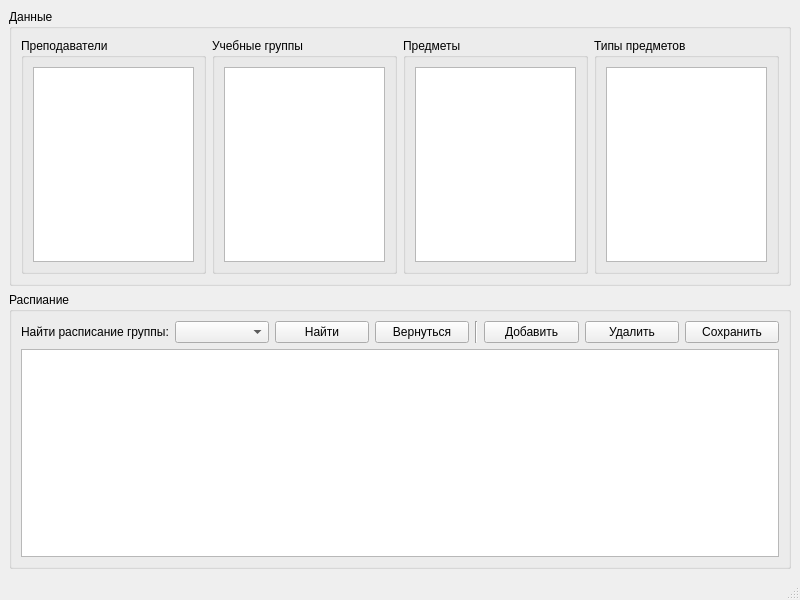
<?xml version="1.0" encoding="UTF-8"?>
<ui version="4.0">
 <class>MainWindow</class>
 <widget class="QMainWindow" name="MainWindow">
  <property name="geometry">
   <rect>
    <x>0</x>
    <y>0</y>
    <width>800</width>
    <height>600</height>
   </rect>
  </property>
  <property name="windowTitle">
   <string>Менеджер расписания</string>
  </property>
  <widget class="QWidget" name="centralwidget">
   <layout class="QGridLayout" name="gridLayout_6">
    <item row="1" column="0">
     <widget class="QGroupBox" name="scheduleGroupBox">
      <property name="title">
       <string>Распиание</string>
      </property>
      <layout class="QGridLayout" name="gridLayout_2">
       <item row="0" column="7">
        <widget class="QPushButton" name="savePushButton">
         <property name="text">
          <string>Сохранить</string>
         </property>
        </widget>
       </item>
       <item row="0" column="4">
        <widget class="Line" name="line">
         <property name="orientation">
          <enum>Qt::Vertical</enum>
         </property>
        </widget>
       </item>
       <item row="0" column="1">
        <widget class="QComboBox" name="entityComboBox"/>
       </item>
       <item row="0" column="2">
        <widget class="QPushButton" name="findPushButton">
         <property name="text">
          <string>Найти</string>
         </property>
        </widget>
       </item>
       <item row="0" column="0">
        <widget class="QLabel" name="findLabel">
         <property name="text">
          <string>Найти расписание группы:</string>
         </property>
        </widget>
       </item>
       <item row="0" column="6">
        <widget class="QPushButton" name="delNotePushButton">
         <property name="text">
          <string>Удалить</string>
         </property>
        </widget>
       </item>
       <item row="0" column="5">
        <widget class="QPushButton" name="addNotePushButton">
         <property name="text">
          <string>Добавить</string>
         </property>
        </widget>
       </item>
       <item row="1" column="0" colspan="8">
        <widget class="QTableView" name="scheduleTableView"/>
       </item>
       <item row="0" column="3">
        <widget class="QPushButton" name="goBackPushButton">
         <property name="text">
          <string>Вернуться</string>
         </property>
        </widget>
       </item>
      </layout>
     </widget>
    </item>
    <item row="0" column="0">
     <widget class="QGroupBox" name="data">
      <property name="title">
       <string>Данные</string>
      </property>
      <layout class="QGridLayout" name="gridLayout">
       <item row="0" column="0">
        <widget class="QGroupBox" name="professorsGroupBox">
         <property name="title">
          <string>Преподаватели</string>
         </property>
         <layout class="QGridLayout" name="gridLayout_3">
          <item row="0" column="0">
           <widget class="QTableView" name="professorsTableView"/>
          </item>
         </layout>
        </widget>
       </item>
       <item row="0" column="1">
        <widget class="QGroupBox" name="studyGroupsGroupBox">
         <property name="title">
          <string>Учебные группы</string>
         </property>
         <layout class="QGridLayout" name="gridLayout_4">
          <item row="0" column="0">
           <widget class="QTableView" name="studyGroupsTableView"/>
          </item>
         </layout>
        </widget>
       </item>
       <item row="0" column="2">
        <widget class="QGroupBox" name="subjectsGroupBox">
         <property name="title">
          <string>Предметы</string>
         </property>
         <layout class="QGridLayout" name="gridLayout_5">
          <item row="0" column="0">
           <widget class="QTableView" name="subjectsTableView"/>
          </item>
         </layout>
        </widget>
       </item>
       <item row="0" column="3">
        <widget class="QGroupBox" name="subjectTypesGroupBox">
         <property name="title">
          <string>Типы предметов</string>
         </property>
         <layout class="QGridLayout" name="gridLayout_7">
          <item row="0" column="0">
           <widget class="QTableView" name="subjectTypesTableView"/>
          </item>
         </layout>
        </widget>
       </item>
      </layout>
     </widget>
    </item>
   </layout>
  </widget>
  <widget class="QMenuBar" name="menubar">
   <property name="geometry">
    <rect>
     <x>0</x>
     <y>0</y>
     <width>800</width>
     <height>21</height>
    </rect>
   </property>
  </widget>
  <widget class="QStatusBar" name="statusbar"/>
 </widget>
 <resources/>
 <connections/>
</ui>
